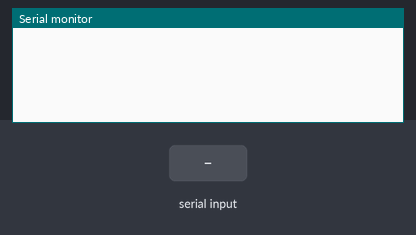
A sketch run on a simulated Arduino Uno, built with avr-gcc and run on an emulated ATmega328P. On the bench: the last lines printed to the serial monitor. The inputs (shaded band) are chosen by the test bench.

Above: at 1.2 s.
1.3 s: "green" received over Serial
At 4.2 s:
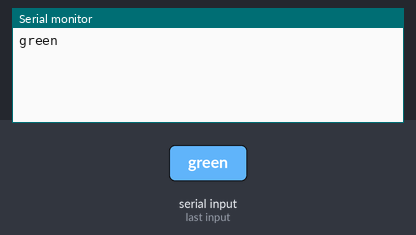
4.3 s: "yellow" received over Serial
At 7.0 s:
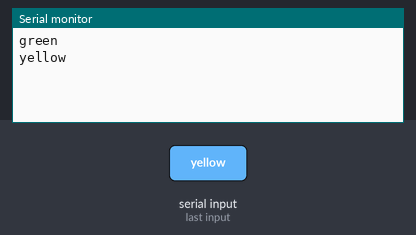
7.3 s: "board" received over Serial
At 8.7 s:
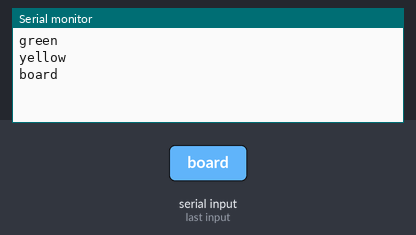
9.4 s: "1" received over Serial
At 10.3 s:
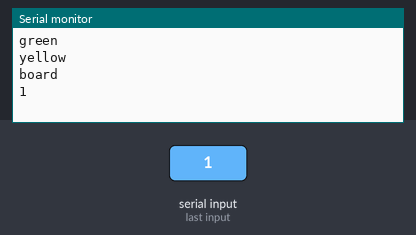

The sketch:

remote_lightswitch.ino
```cpp
void setup() {


Serial.begin(9600);
}

void loop() {
  String input = "";
  char inchar = 0;
  int i = 0;
  bool x = false;
while(1){
 while(Serial.available()){
  if(!x){
    input = "";
    x = true;
  }
  inchar = (char)Serial.read();
  input += inchar;
 }

   if(x){
Serial.println(input);
 x = false;
 }
 if(input == "green"){
  digitalWrite(4, HIGH);
  digitalWrite(7, LOW);
  digitalWrite(13, LOW);
 }
  else if(input == "yellow"){
  digitalWrite(4, LOW);
  digitalWrite(7, HIGH);
  digitalWrite(13, LOW);
 }
  else if(input == "board"){
  digitalWrite(4, LOW);
  digitalWrite(7, LOW);
  digitalWrite(13, HIGH);
 }
 else{
 for(i = 0; i<10; i++){
  digitalWrite(13, HIGH);
  delay(150);
  digitalWrite(13, LOW);
  delay(40);
 }
 }
 delay(2000);
}
}
```

Measured:
- after the input at 1.3 s, the serial monitor: prints a new line after 2.6 s (image 1)
- after the input at 4.3 s, the serial monitor: prints a new line after 1.6 s (image 2)
- after the input at 7.3 s, the serial monitor: prints a new line after 0.60 s (image 3)
- after the input at 9.4 s, the serial monitor: prints a new line after 0.50 s (image 4)
